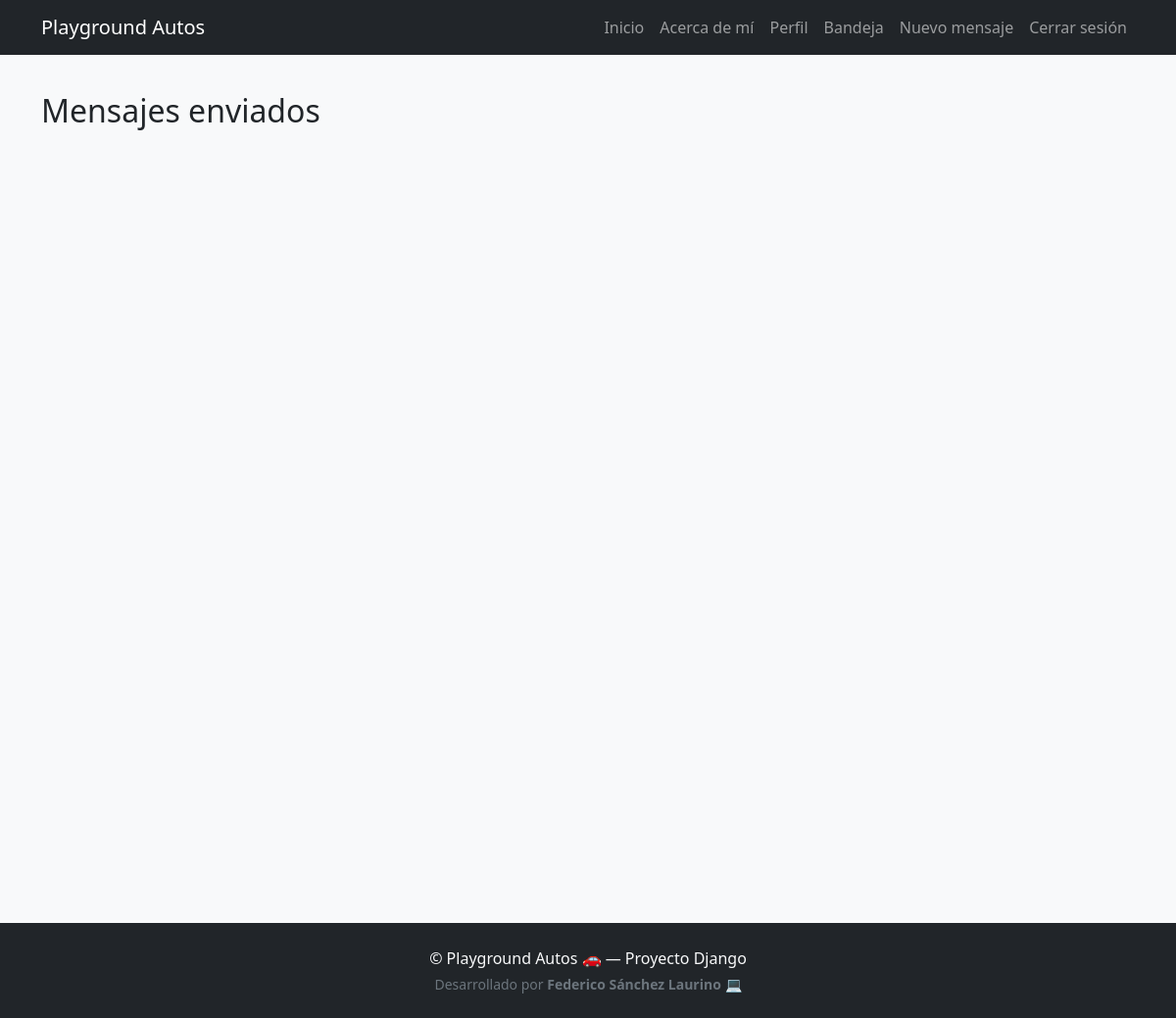
Before: /messages/sent/ (signed in) with the older database file.
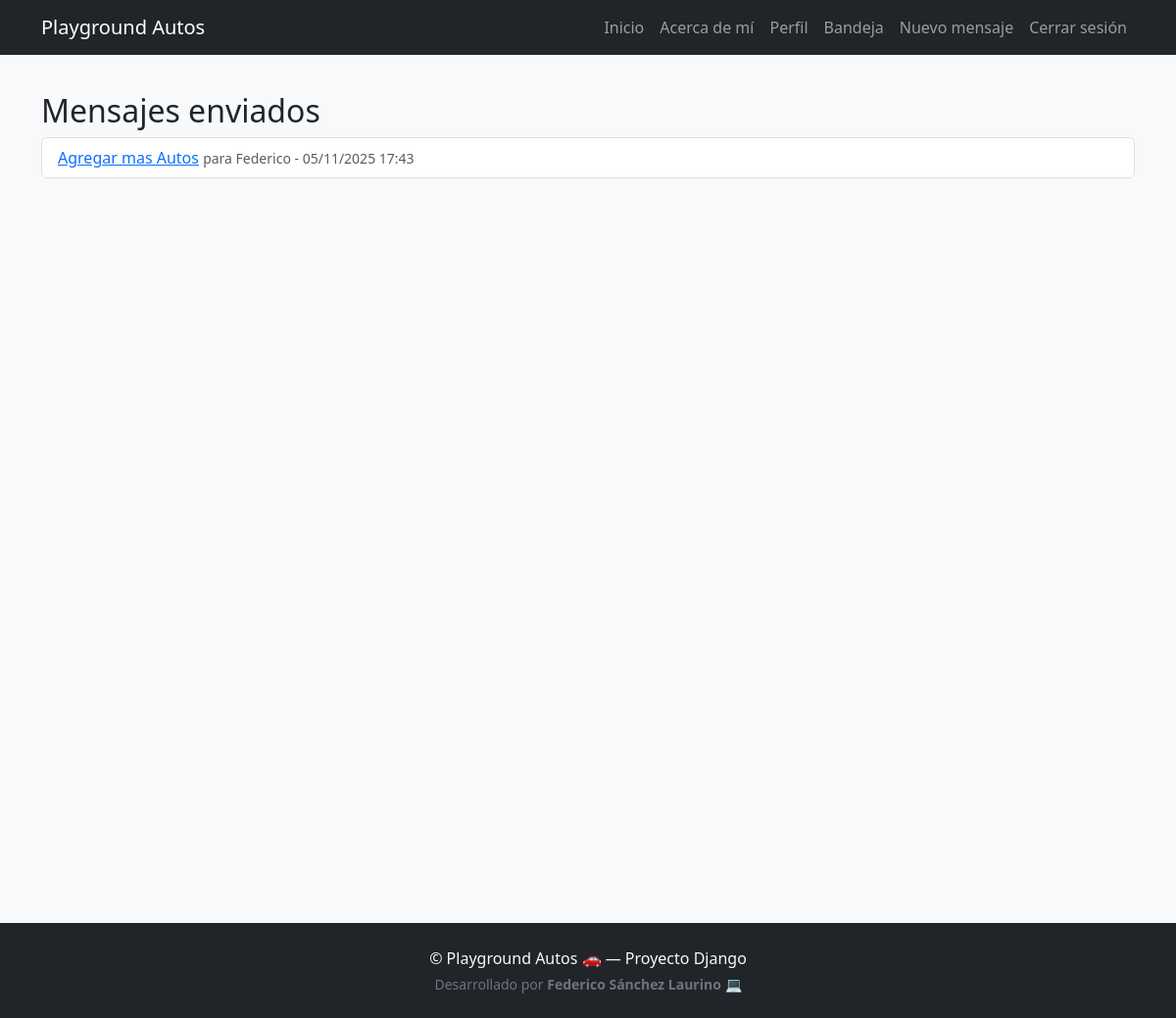
After: the same page with the newer database file.
### messages_app/models.py (models this page shows, shortened)
class Message(models.Model):
    sender = models.ForeignKey(User, on_delete=models.CASCADE, related_name='sent_messages')
    receiver = models.ForeignKey(User, on_delete=models.CASCADE, related_name='received_messages')
    subject = models.CharField(max_length=100)
    content = models.TextField()
    created_at = models.DateTimeField(auto_now_add=True)
    read = models.BooleanField(default=False)

### messages_app/views.py (the view)
# urls.py: path('sent/', views.sent_messages, name='sent'),
@login_required
def sent_messages(request):
    messages = Message.objects.filter(sender=request.user).order_by('-created_at')
    return render(request, 'messages_app/sent.html', {'messages': messages})

### templates/messages_app/sent.html
{% extends 'base.html' %}
{% block content %}
<h2>Mensajes enviados</h2>
<ul class="list-group">
{% for msg in messages %}
  <li class="list-group-item">
    <a href="{% url 'message_detail' msg.pk %}">{{ msg.subject }}</a>
    <small class="text-muted">para {{ msg.receiver.username }} - {{ msg.created_at|date:"d/m/Y H:i" }}</small>
  </li>
{% endfor %}
</ul>
{% endblock %}

Changed rows visible on the page:
added Message: subject "Agregar mas Autos", receiver.username "Federico", created_at "05/11/2025 17:43"
